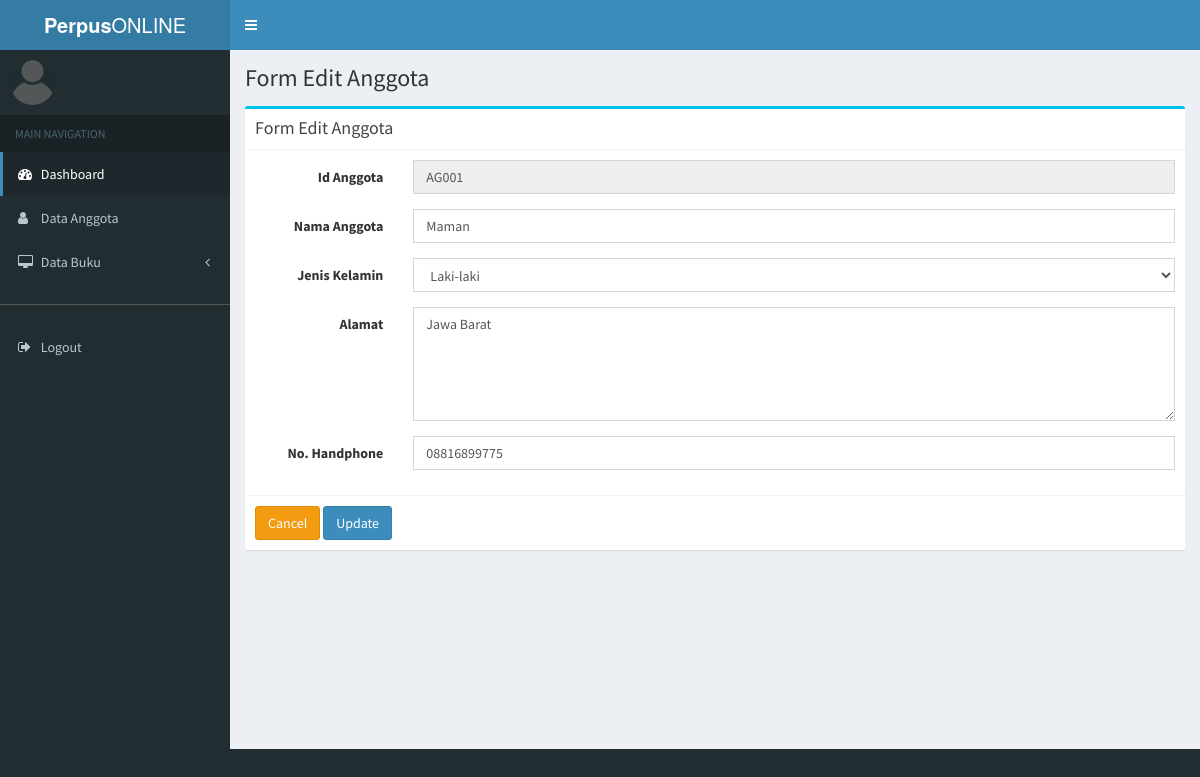
Page /anggota/edit/AG001 on the committed database.
### tables this page shows
CREATE TABLE `anggota` (
  `id_anggota` varchar(10) NOT NULL,
  `nama_anggota` varchar(50) NOT NULL,
  `jenkel` varchar(20) NOT NULL,
  `alamat` text NOT NULL,
  `no_hp` varchar(15) NOT NULL
);

### application/controllers/anggota.php (called while the page is built, shortened)
<?php
class Anggota extends CI_Controller
{
    public function __construct()
    {
        $this->load->model('m_anggota');
    }
    public function edit($id)
    {
        $isi['content']     = 'anggota/edit_anggota';
        $isi['judul']       = 'Form Edit Anggota';
        $isi['data']  = $this->m_anggota->edit($id);
        $this->load->view('v_dashboard', $isi);
    }
}

### index.php (called while the page is built, shortened)
<?php
require_once BASEPATH.'core/CodeIgniter.php';

### application/models/m_anggota.php (called while the page is built, shortened)
<?php
class M_anggota extends CI_Model
{
    public function edit($id)
    {
        $this->db->where('id_anggota', $id);
        return $this->db->get('anggota')->row_array();
    }
}

### application/views/anggota/edit_anggota.php (the view, shortened to what this page needs)
<div class="col-md-15">
    <div class="box box-info">
        <div class="box-header with-border">
            <h3 class="box-title"><?= $judul; ?></h3>
        </div>
        <form method="POST" action="<?= base_url() ?>anggota/update" class="form-horizontal">
            <div class="box-body">
                <div class="form-group">
                    <label for="inputEmail3" class="col-sm-2 control-label">Id Anggota</label>
                    <div class="col-sm-10">
                        <input type="text" name="id_anggota" value="<?= $data['id_anggota']; ?>" class="form-control" readonly>
                    </div>
                </div>
                <div class="form-group">
                    <label for="inputPassword3" class="col-sm-2 control-label">Nama Anggota</label>
                    <div class="col-sm-10">
                        <input type="text" name="nama_anggota" value="<?= $data['nama_anggota']; ?>" class="form-control" placeholder="nama_anggota" required>
                    </div>
                </div>
                <div class="form-group">
                    <label for="inputPassword3" class="col-sm-2 control-label">Jenis Kelamin</label>
                    <div class="col-sm-10">
                        <select name="jenkel" class="form-control" required>
                            <?php
                            if ($data['jenkel'] == "Laki-laki") { ?>
                                <option value="Laki-laki" selected> Laki-laki </option>
                            <?php } else { ?>
                                <option value="Laki-laki"> Laki-laki </option>
                                <option value="Perempuan" selected> Perempuan </option>
                            <?php }
                            ?>
                        </select>
                    </div>
                </div>
                <div class="form-group">
                    <label for="inputPassword3" class="col-sm-2 control-label">Alamat</label>
                    <div class="col-sm-10">
                        <textarea name="alamat" class="form-control" cols="30" rows="5" required><?= $data['alamat']; ?></textarea>
                    </div>
                </div>
                <div class="form-group">
                    <label for="inputPassword3" class="col-sm-2 control-label">No. Handphone</label>
                    <div class="col-sm-10">
                        <input type="text" name="no_hp" value="<?= $data['no_hp']; ?>" class="form-control" placeholder="No. HP" required>
                    </div>
                </div>
            </div>
            <div class="box-footer">
                <a href="<?= base_url() ?>anggota" class="btn btn-warning">Cancel</a>
                <button type="submit" class="btn btn-primary">Update</button>
            </div>
        </form>
    </div>

### rows in the picture
anggota: id_anggota "AG001", nama_anggota "Maman", jenkel "Laki-laki", alamat "Jawa Barat", no_hp "08816899775"

### other values in the picture
$judul "Form Edit Anggota"
